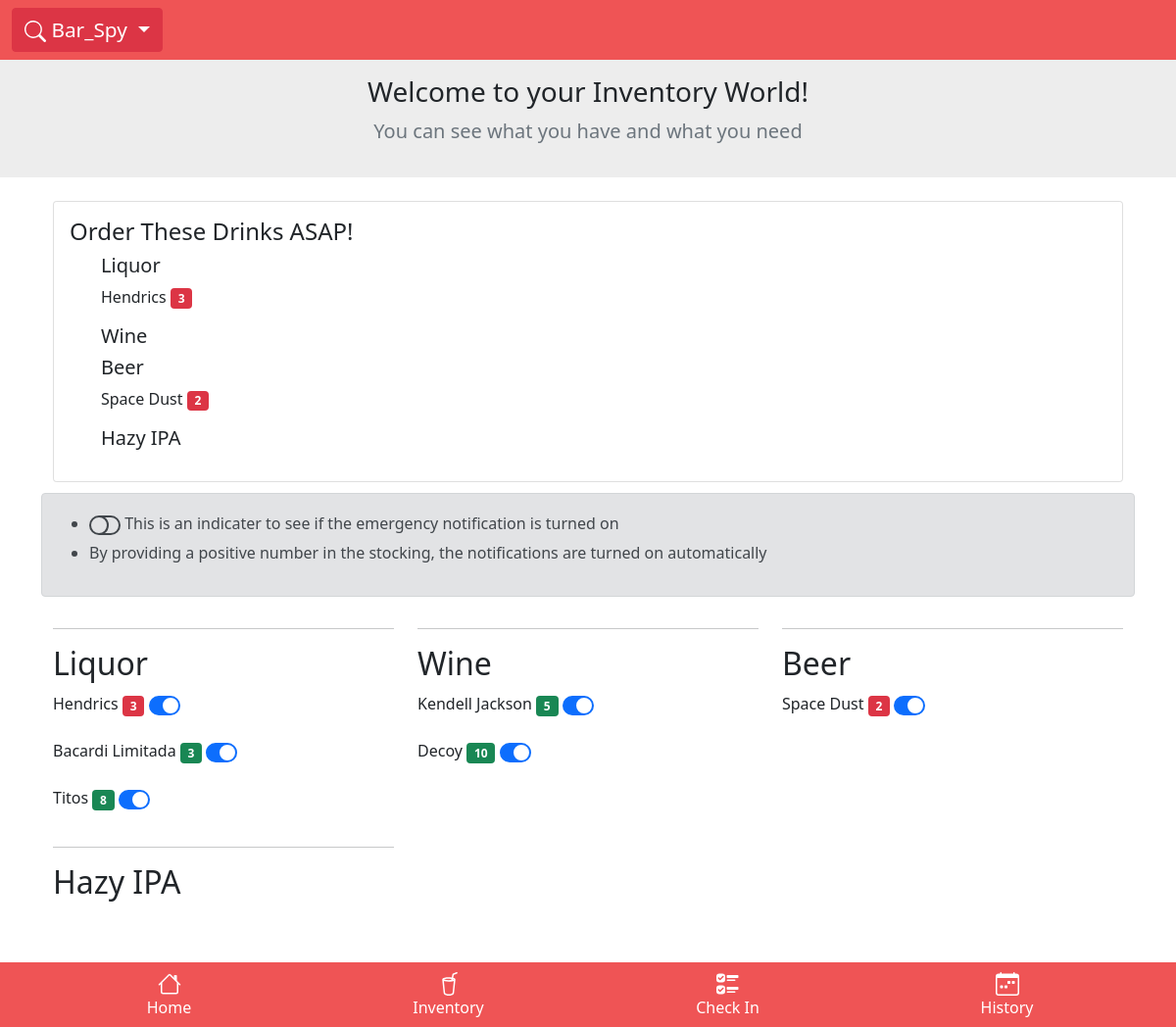
/inventory (signed in), run on the app's committed database.
### core/models.py (models this page shows, shortened)
class Category(models.Model):
    name = models.CharField(max_length=255)

class Drink(models.Model):
    name = models.CharField(max_length=255)
    category = models.ForeignKey(Category, on_delete=models.CASCADE)
    subCategory = models.ForeignKey(SubCategory, on_delete=models.CASCADE)
    inStock = models.IntegerField()
    emergencyNumber = models.IntegerField()
    emergencyNotification = models.BooleanField(default=True)

### core/views.py (the view)
# urls.py: path('inventory', views.inventory, name='inventory'),
@login_required(login_url="")
def inventory(request):
    all_drinks = list(models.Drink.objects.all())
    all_categories = models.Category.objects.all()
    all_subcategories = models.SubCategory.objects.all()
    for i in range(len(all_drinks)):
        for j in range(0, len(all_drinks) - i - 1):
            if all_drinks[j].inStock > all_drinks[j + 1].inStock:
                all_drinks[j], all_drinks[j + 1] = all_drinks[j + 1], all_drinks[j]
    passing_dict = {
        "all_drinks": all_drinks,
        "all_categories": all_categories,
        "all_subcategories": all_subcategories
    }
    return render(request, 'core/inventory.html', passing_dict)

### core/templates/core/inventory.html
{% extends 'base.html' %}
{% load static %}
{% block contect %}
<section class="jumbotron text-center pt-3 pb-3 mb-4" style="background-color: #ededed;">
    <h3 class="jumbotron-heading">Welcome to your Inventory World!</h3>
    <p class="lead text-muted">You can see what you have and what you need</p>
</section>
<div class="container">
    <div class="container">
        <div class="mb-4">
            <div class="card">
                <div class="card-body">
                    <h4>Order These Drinks ASAP!</h4>
                    <ul>
                        {% for category in all_categories %}
                        {% for drink in all_drinks %}
                        {% if forloop.first %}
                                <h5>{{ category.name }}</h5>
                                {% endif %}
                                {% if category.name == drink.category.name %}
                                    {% if drink.inStock <= drink.emergencyNumber and drink.emergencyNotification %}
                                        <p>{{ drink.name }} <span class="badge bg-danger">{{ drink.inStock }}</span></p>
                                    {% endif %}
                                {% endif %}
                                {% endfor %}
                        {% endfor %}
                    </ul>
                </div>
            </div>
        </div>
        <div class="row">
            <div class="alert alert-secondary" role="alert" style="margin-top: -13px;"">
                <ul>
                    <li>
                        <span>
                            <svg xmlns="http://www.w3.org/2000/svg" width="32" height="32" fill="currentColor" class="bi bi-toggle-off" viewBox="0 0 16 16">
                                <path d="M11 4a4 4 0 0 1 0 8H8a4.992 4.992 0 0 0 2-4 4.992 4.992 0 0 0-2-4h3zm-6 8a4 4 0 1 1 0-8 4 4 0 0 1 0 8zM0 8a5 5 0 0 0 5 5h6a5 5 0 0 0 0-10H5a5 5 0 0 0-5 5z"/>
                              </svg>
                              <span>This is an indicater to see if the emergency notification is turned on</span>
                        </span>
                    </li>
                    <li>
                        <span>By providing a positive number in the stocking, the notifications are turned on automatically</span>
                    </li>
                </ul>
            </div>
        </div>
        <div class="row mb-5">
                {% for category in all_categories %}
                <div class="col-md-4">
                    <hr>
                    <h2>{{ category.name }}</h2>
                    {% for drink in all_drinks %}
                        {% if category.name == drink.category.name %}
                        <p>{{ drink.name }}
                            {% if drink.inStock <= drink.emergencyNumber %}
                                <span class="badge bg-danger">{{ drink.inStock }}</span>
                            {% else %}
                                <span class="badge bg-success">{{ drink.inStock }}</span>
                            {% endif %}
                            {% if drink.emergencyNotification == False %}
                            <span>
                                <a href="{% url 'toggleEmergency' drink.pk %}">
                                <svg xmlns="http://www.w3.org/2000/svg" width="32" height="32" fill="currentColor" class="bi bi-toggle-off" viewBox="0 0 16 16">
                                    <path d="M11 4a4 4 0 0 1 0 8H8a4.992 4.992 0 0 0 2-4 4.992 4.992 0 0 0-2-4h3zm-6 8a4 4 0 1 1 0-8 4 4 0 0 1 0 8zM0 8a5 5 0 0 0 5 5h6a5 5 0 0 0 0-10H5a5 5 0 0 0-5 5z"/>
                                  </svg>
                                </a>
                            </span>
                            {% else %}
                            <span>
                                <a href="{% url 'toggleEmergency' drink.pk %}">
                                <svg xmlns="http://www.w3.org/2000/svg" width="32" height="32" fill="currentColor" class="bi bi-toggle-on" viewBox="0 0 16 16">
                                    <path d="M5 3a5 5 0 0 0 0 10h6a5 5 0 0 0 0-10H5zm6 9a4 4 0 1 1 0-8 4 4 0 0 1 0 8z"/>
                                  </svg>
                                </a>
                            </span>
                            {% endif %}
                        </p>
                        {% endif %}
                    {% endfor %}
                </div>
                {% endfor %}
        </div>
    </div>
    <div class="container mt-5 mb-5">
        <p>&nbsp;&nbsp;</p>
      </div>
    {% endblock %}

### data on the page
Category: name "Liquor"
Drink: name "Space Dust", inStock "2", emergencyNotification True (drawn)
Drink: name "Hendrics", inStock "3", emergencyNotification True (drawn)
Category: name "Wine"
Category: name "Beer"
Category: name "Hazy IPA"
Drink: name "Bacardi Limitada", inStock "3", emergencyNotification True (drawn)
Drink: name "Titos", inStock "8", emergencyNotification True (drawn)
Drink: name "Kendell Jackson", inStock "5", emergencyNotification True (drawn)
Drink: name "Decoy", inStock "10", emergencyNotification True (drawn)
